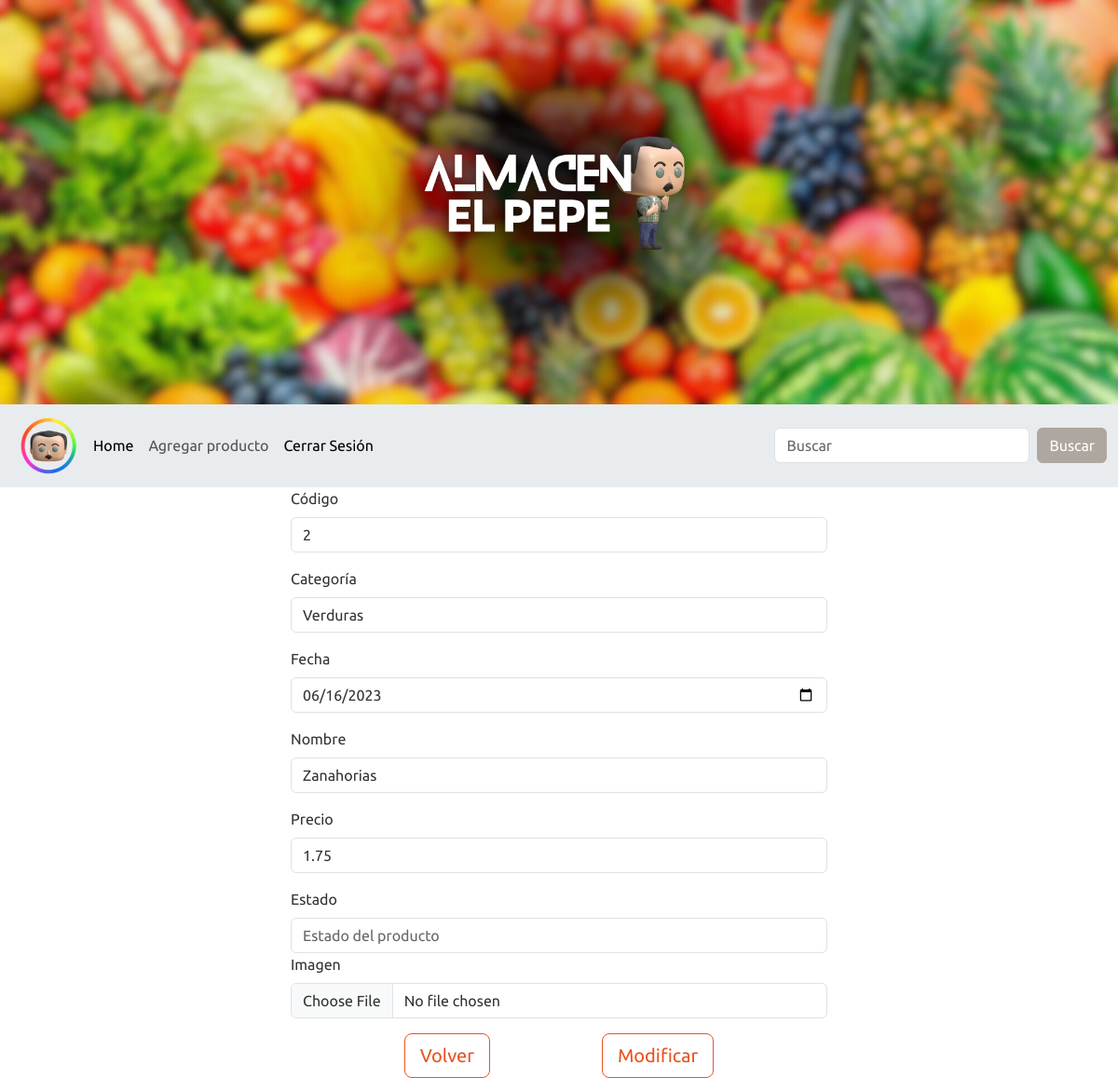
/editar.php?codigo=2, run on the app's committed database.
### tables this page shows
CREATE TABLE `productos` (
  `codigo` int(10) NOT NULL,
  `categoria` varchar(255) NOT NULL,
  `fechaAlta` date NOT NULL DEFAULT current_timestamp(),
  `nombre` varchar(255) NOT NULL,
  `precio` float NOT NULL,
  `estado` int(11) NOT NULL
);

### editar.php (the view, shortened to what this page needs)
<?php
require("consultas.php");
if (!isset($_GET["codigo"])) {
    header("location:index.php");
} else {
    $conexion = conectar();
    $sql = "SELECT * FROM productos WHERE codigo='" . $_GET["codigo"] . "'";
    $buscar = mysqli_query($conexion, $sql);
    if (mysqli_num_rows($buscar) > 0) {
        $datos = mysqli_fetch_assoc($buscar);
    }
}
?>
<!DOCTYPE html>
<html>
<head>
    <link rel="stylesheet" type="text/css" href="css/bootstrap.min.css">
</head>
<body>
    <img src="img/almacen.png" style="width: 100%;" alt="Almacén 'El Pepe'">
    <nav class="navbar navbar-expand-lg bg-light" data-bs-theme="light">
        <div class="container-fluid">
            <img src="img/pepe-argento.png" alt="Logo del Almacén 'El Pepe'">
            <div class="collapse navbar-collapse" id="navbarColor01">
                <ul class="navbar-nav me-auto">
                    <li class="nav-item">
                        <a class="nav-link active" href="indexAdmin.php">Home
                        </a>
                    </li>
                    <li class="nav-item">
                        <a class="nav-link" href="nuevo.php">Agregar producto</a>
                    </li>
                    <li class="nav-item">
                        <a class="nav-link active" href="index.php" onclick="cerrarSesion()">Cerrar Sesión
                        </a>
                    </li>
                </ul>
                <form class="d-flex">
                    <input class="form-control me-sm-2" type="search" name="inputBuscar" placeholder="Buscar">
                    <button class="btn btn-secondary my-2 my-sm-0" type="submit">Buscar</button>
                </form>
            </div>
        </div>
    </nav>
    <form method="POST" enctype='multipart/form-data'>
        <div class="container col-6" >
            <div class="mb-3">
                <label class="form-label">Código</label>
                <input type="text" name="inputCodigo" class="form-control" placeholder="Código del producto" value="<?php echo $_GET['codigo']; ?>" readonly="">
            </div>
            <div class="mb-3">
                <label class="form-label">Categoría</label>
                <input type="text" name="inputCategoria" class="form-control" placeholder="Categoría del producto" value="<?php echo $datos["categoria"]; ?>" required>
            </div>
            <div class="mb-3">
                <label class="form-label">Fecha</label>
                <input type="date" name="inputFecha" class="form-control" value="<?php echo $datos["fechaAlta"]; ?>">
            </div>
            <div class="mb-3">
                <label class="form-label">Nombre</label>
                <input type="text" name="inputNombre" class="form-control" placeholder="Nombre del producto" value="<?php echo $datos["nombre"]; ?>" required>
            </div>
            <div class="mb-3">
                <label class="form-label">Precio</label>
                <input type="text" name="inputPrecio" class="form-control" placeholder="Precio del producto" value="<?php echo $datos["precio"]; ?>" required>
            </div>
            <div>
                <label class="form-label">Estado</label>
                <input type="text" name="inputEstado" class="form-control" placeholder="Estado del producto" required>
            </div>
            <div class="mb-3">
                <label class="form-label">Imagen</label>
                <input type="file" name="inputImagen" class="form-control" accept="image/*" required>
            </div>
        </div>
        <div class="d-flex justify-content-center mt-2">
            <div style="margin-right: 10%;">
                <a class="btn btn-lg btn-outline-primary" href="indexAdmin.php">Volver</a>
            </div>
            <div>
                <button class="btn btn-lg btn-outline-primary" name="botonModificar">Modificar</button>
            </div>
        </div>
    </form>
</body>
</html>

### data on the page
productos: inputCategoria "Verduras", inputFecha "06/16/2023", inputNombre "Zanahorias", inputPrecio "1.75"
